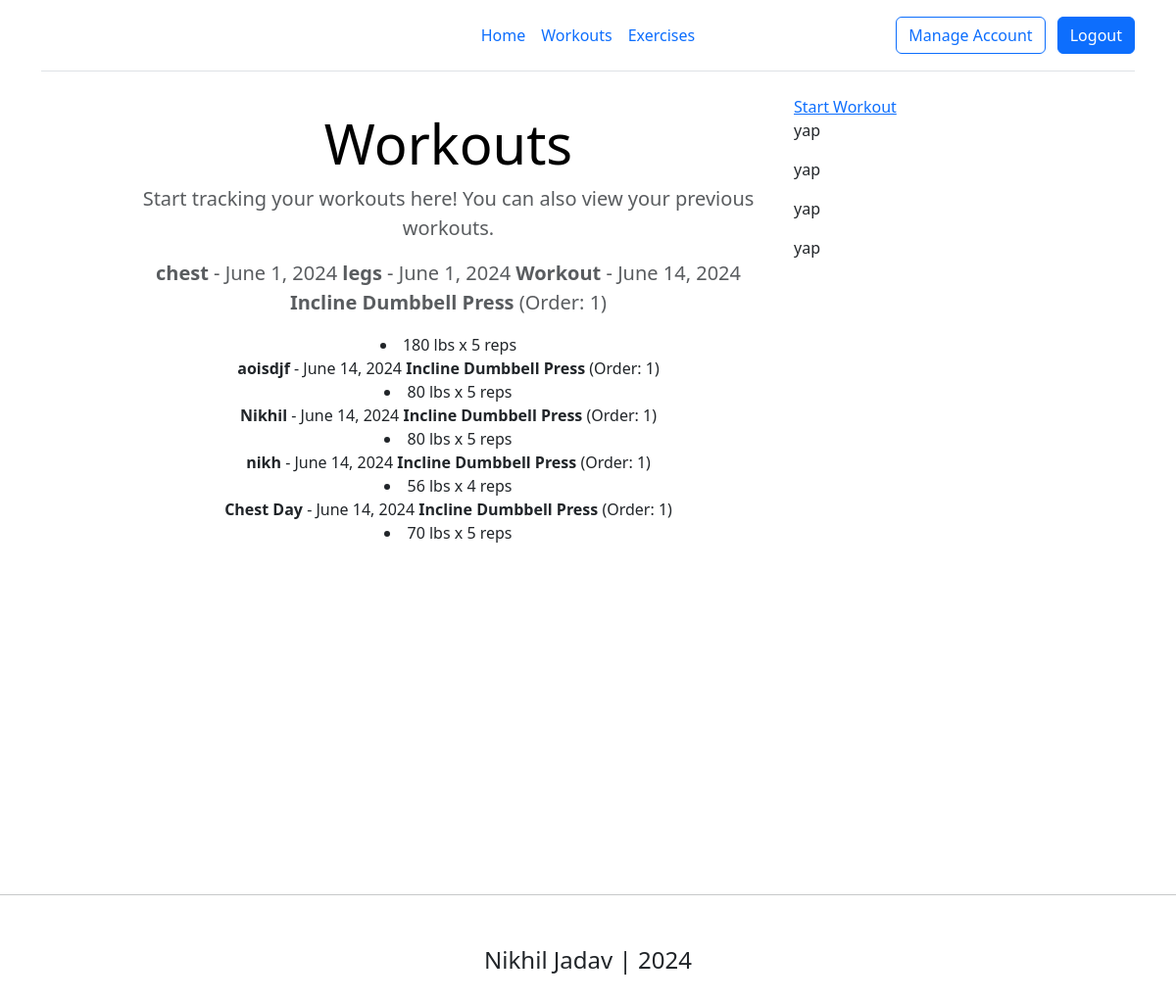
Page /workoutLogger/home/ (signed in) on the earlier database version.
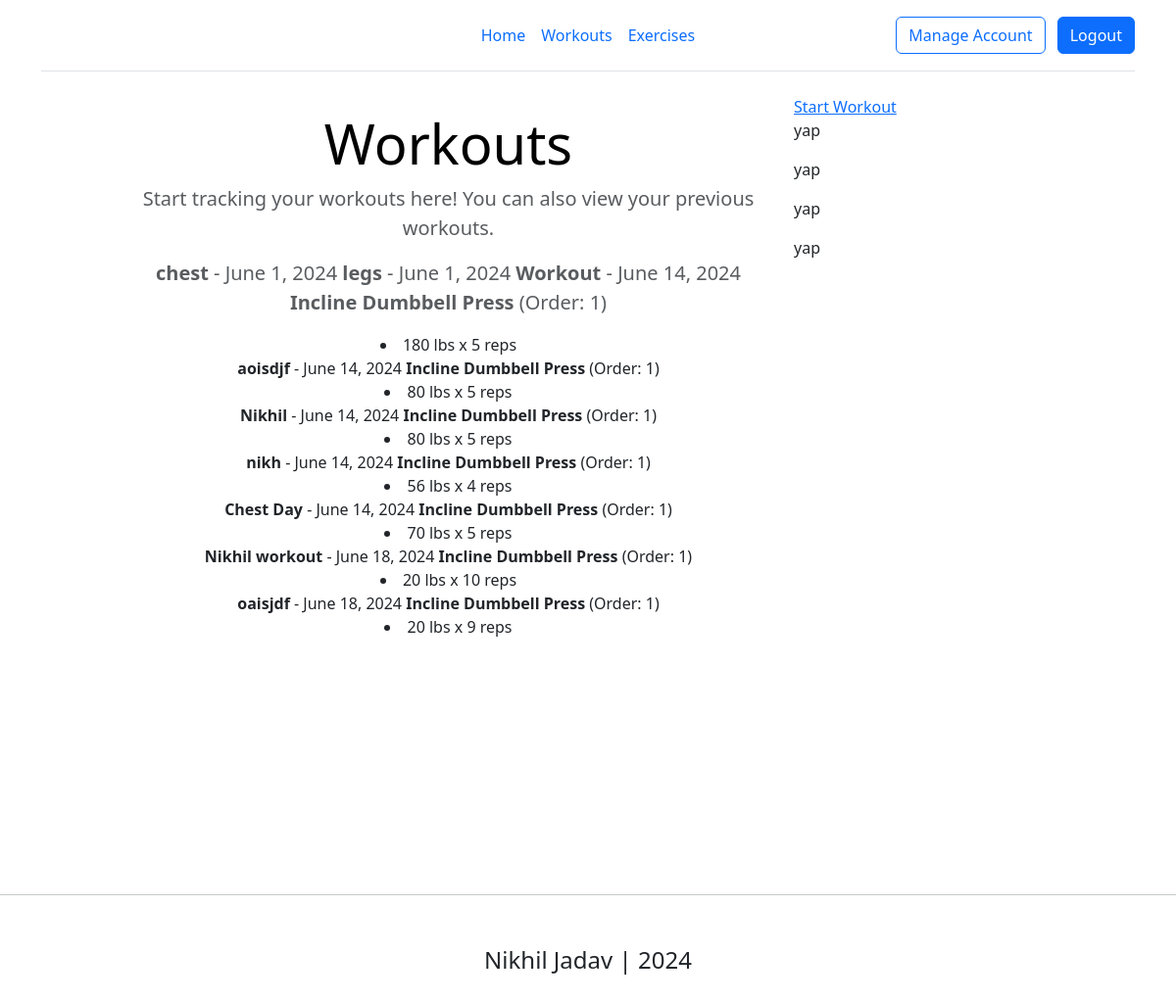
Same page on the later database version.
### workoutLogger/models.py (models this page shows, shortened)
class Workout(models.Model):
    user                    = models.ForeignKey(settings.AUTH_USER_MODEL, on_delete=models.CASCADE)
    title                   = models.CharField(max_length=255)
    date                    = models.DateField(auto_now_add=True)
    slug                    = models.SlugField(blank=True, unique=True)
    image                   = models.ImageField(upload_to=upload_location, null=True, blank=True)

class Exercise(models.Model):
    workout                 = models.ForeignKey(Workout, related_name="exercises", on_delete=models.CASCADE)
    preset_exercise         = models.ForeignKey(presetExercise, related_name='instances', on_delete=models.CASCADE)
    order                   = models.PositiveIntegerField()

class presetExercise(models.Model):
    name                    = models.CharField(max_length=255, unique=True)
    description             = models.TextField(blank=True)
    slug                    = models.SlugField(blank=True, unique=True)

class Set(models.Model):
    exercises               = models.ForeignKey(Exercise, related_name='sets', on_delete=models.CASCADE)
    previous_weight         = models.IntegerField(null=True, blank=True)
    previous_reps           = models.IntegerField(null=True, blank=True)
    weight                  = models.IntegerField()
    reps                    = models.IntegerField()

### workoutLogger/views.py (the view)
# urls.py: path('home/', workout_log_home, name="workoutLogHome"),
def workout_log_home(request):
    context = {}
    workouts = Workout.objects.filter(user=request.user)
    context['workouts'] = workouts
    return render(request, "workoutLogger/workout_log_home.html", context)

### workoutLogger/templates/workoutLogger/workout_log_home.html (shortened to what this page needs)
{% extends 'base.html' %}
{% block content %}
<div class="container">
    <div class="row">
        <div class="left-column col-lg-7 offset-lg-1">
            <div class="pricing-header p-3 pb-md-4 mx-auto text-center">
                <h1 class="display-4 fw-normal text-body-emphasis">Workouts</h1>
                <p class="fs-5 text-body-secondary">Start tracking your workouts here! You can also view your previous workouts.</p>
                <p class="fs-5 text-body-secondary">
                    {% for workout in workouts %}
                        <strong> {{ workout.title }} </strong> - {{ workout.date }}
                        {% for exercise in workout.exercises.all %}
                            <strong> {{ exercise.preset_exercise.name }}</strong> (Order: {{ exercise.order }})
                            {% for set in exercise.sets.all %}
                                <li>{{ set.weight }} lbs x {{set.reps}} reps</li>
                            {% endfor %}
                        {% endfor %}
                     {% endfor %}
                </p>
            </div>
        </div>
        <div class="right-column col-lg-3 d-lg-flex d-none flex-column">
            <div class="create-post-bar">
                <a href="{% url 'workoutLogger:createLog' %}">Start Workout</a>
                <p>yap</p>
                <p>yap</p>
                <p>yap</p>
                <p>yap</p>
            </div>
        </div>
    </div>
</div>
{% endblock content %}

### templates/base.html (shortened to what this page needs)
<!DOCTYPE html>
<html lang="en">
    <head>
        {% load static %}
        {% include 'snippets/header.html' %}
    </head>
    <body>
        <div class="main">
            {% block content %}
            {% endblock content %}
        </div>
        {% include 'snippets/footer.html' %}
    </body>
</html>

### templates/snippets/header.html (shortened to what this page needs)
<link href="https://cdn.jsdelivr.net/npm/bootstrap@5.3.3/dist/css/bootstrap.min.css"
rel="stylesheet">
<div class="container">
    <header class="d-flex flex-wrap align-items-center justify-content-center justify-content-md-between py-3 mb-4 border-bottom">
      <div class="col-md-3 mb-2 mb-md-0">
        <a href="/" class="d-inline-flex link-body-emphasis text-decoration-none">
          <svg class="bi" width="40" height="32" role="img" aria-label="Bootstrap"><use xlink:href="#bootstrap"/></svg>
        </a>
      </div>
        {% if request.user.is_authenticated %}
        <ul class="nav col-12 col-md-auto mb-2 justify-content-center mb-md-0">
            <a class="nav-link px-2" href="{% url 'home' %}">Home</a>
            <a class="nav-link px-2" href="{% url 'workoutLogger:workoutLogHome' %}">Workouts</a>
            <a class="nav-link px-2" href="{% url 'workoutLogger:exercisesHome' %}">Exercises</a>
        </ul>
        <div class="col-md-3 text-end">
            <a class="btn btn-outline-primary me-2" href="{% url 'account' %}">Manage Account</a>
            <a class="btn btn-primary" href="{% url 'logout' %}">Logout</a>
        </div>
        {% endif %}
    </header>
</div>

### templates/snippets/footer.html (shortened to what this page needs)
<hr>
<div class="d-flex flex-row align-items-center footer">
    <h4 class="m-auto">Nikhil Jadav | 2024</h4>
</div>

### templates/base.html (style rules this page uses)
.main { min-height: 100vh; height: 100% }

### workoutLogger/templates/workoutLogger/workout_log_home.html (style rules this page uses)
@media (min-width: 768px) { .right-column { margin-left: 20px; } }
.create-post-bar { background-color: #fff; margin-bottom:20px; }
.left-column { padding:0px; }
.right-column { padding:0px; }

### templates/snippets/footer.html (style rules this page uses)
.footer { min-height: 100px; }

Differences in the rows shown:
added Workout: title "Nikhil workout", date "June 18, 2024"
added Exercise: preset_exercise.name "Incline Dumbbell Press", order "1", shown under "Nikhil workout"
added Set: weight "20", reps "10", shown under "Incline Dumbbell Press"
added Workout: title "oaisjdf", date "June 18, 2024"
added Exercise: preset_exercise.name "Incline Dumbbell Press", order "1", shown under "oaisjdf"
added Set: weight "20", reps "9", shown under "Incline Dumbbell Press"
